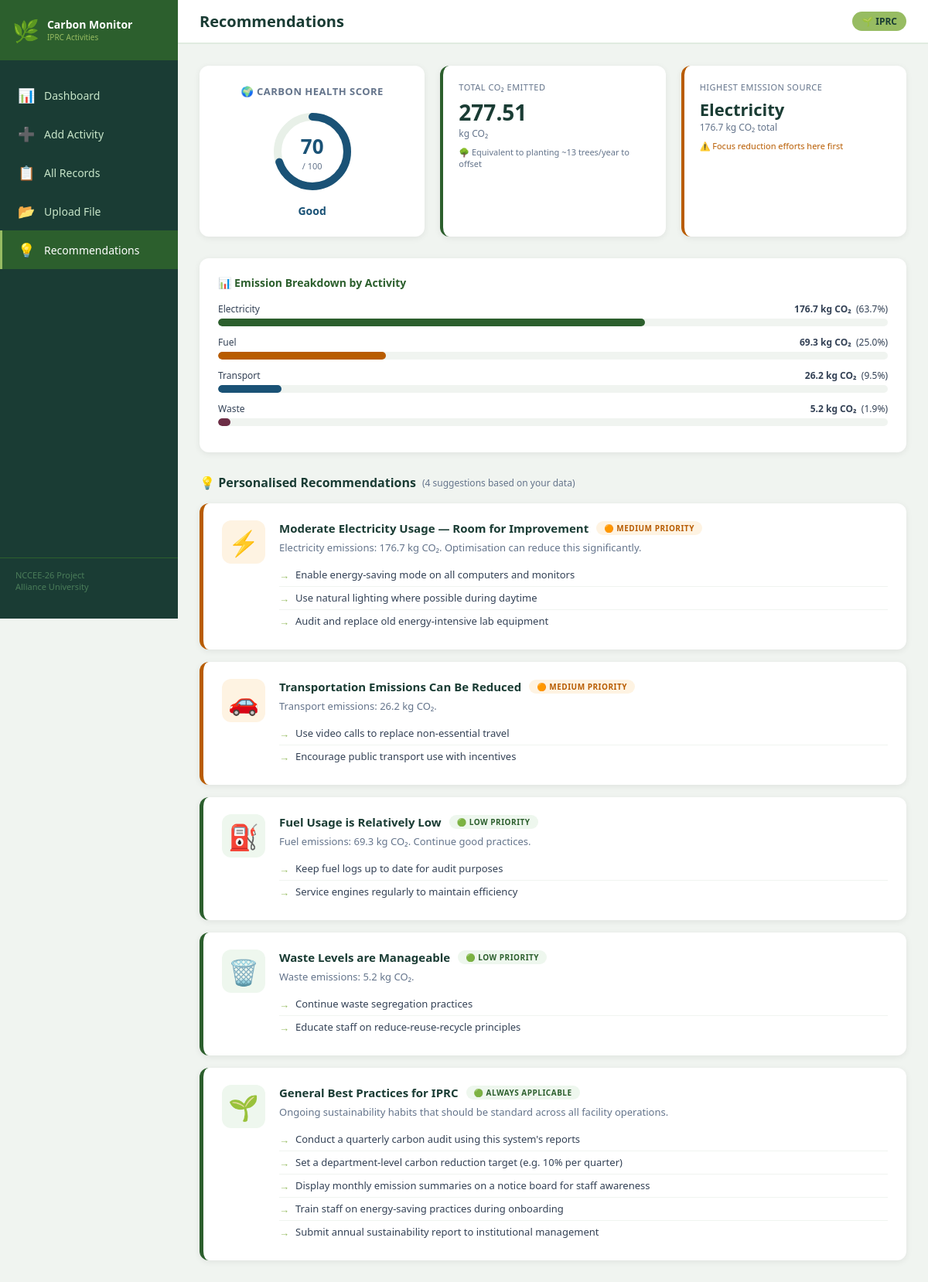
Page /recommendations on the committed database.
### tables this page shows
CREATE TABLE emissions (
            id          INTEGER PRIMARY KEY AUTOINCREMENT,
            date        TEXT    NOT NULL,
            activity    TEXT    NOT NULL,
            value       REAL    NOT NULL,
            unit        TEXT    NOT NULL,
            co2_kg      REAL    NOT NULL,
            notes       TEXT
        );

### app.py (the view, shortened to what this page needs)
@app.route('/recommendations')
def recommendations():
    conn = get_db()
    by_activity = conn.execute('''
        SELECT activity, SUM(co2_kg) as total, COUNT(*) as count, AVG(co2_kg) as avg
        FROM emissions GROUP BY activity
    ''').fetchall()
    monthly = conn.execute('''
        SELECT strftime('%Y-%m', date) as month, SUM(co2_kg) as total
        FROM emissions GROUP BY month ORDER BY month DESC LIMIT 6
    ''').fetchall()
    grand_total = conn.execute('SELECT SUM(co2_kg) as t FROM emissions').fetchone()['t'] or 0
    highest = conn.execute('''
        SELECT * FROM emissions ORDER BY co2_kg DESC LIMIT 1
    ''').fetchone()
    conn.close()
    recs = []
    totals = {r['activity']: r['total'] for r in by_activity}
    counts = {r['activity']: r['count']  for r in by_activity}
    elec = totals.get('electricity', 0)
    if elec > 0:
        if elec > 200:
            recs.append({
                'category': 'electricity',
                'priority': 'high',
                'icon': '⚡',
                'title': 'High Electricity Consumption Detected',
                'detail': f'Electricity accounts for {round(elec, 1)} kg CO₂ — your largest emission source.',
                'actions': [
                    'Switch to LED lighting across all laboratory areas',
                    'Install smart power strips to eliminate standby power usage',
                    'Schedule equipment shutdowns during non-working hours',
                    'Consider renewable energy sources (solar panels) for the facility',
                ]
            })
        elif elec > 80:
            recs.append({
                'category': 'electricity',
                'priority': 'medium',
                'icon': '⚡',
                'title': 'Moderate Electricity Usage — Room for Improvement',
                'detail': f'Electricity emissions: {round(elec, 1)} kg CO₂. Optimisation can reduce this significantly.',
                'actions': [
                    'Enable energy-saving mode on all computers and monitors',
                    'Use natural lighting where possible during daytime',
                    'Audit and replace old energy-intensive lab equipment',
                ]
            })
    trans = totals.get('transport', 0)
    if trans > 0:
        if trans > 100:
            recs.append({
                'category': 'transport',
                'priority': 'high',
                'icon': '🚗',
                'title': 'Transportation Emissions are Significant',
                'detail': f'Transport contributes {round(trans, 1)} kg CO₂ across {counts.get("transport", 0)} trips.',
                'actions': [
                    'Introduce carpooling or shared transport for staff',
                    'Shift short meetings to video conferencing instead of travel',
                    'Plan and consolidate field visits to reduce trip frequency',
                    'Consider switching to electric or hybrid vehicles for facility use',
                ]
            })
        else:
            recs.append({
                'category': 'transport',
                'priority': 'medium',
                'icon': '🚗',
                'title': 'Transportation Emissions Can Be Reduced',
                'detail': f'Transport emissions: {round(trans, 1)} kg CO₂.',
                'actions': [
                    'Use video calls to replace non-essential travel',
                    'Encourage public transport use with incentives',
                ]
            })
    fuel = totals.get('fuel', 0)
    if fuel > 0:
        if fuel > 100:
            recs.append({
                'category': 'fuel',
                'priority': 'high',
                'icon': '⛽',
                'title': 'Fuel Consumption Needs Attention',
                'detail': f'Fuel usage contributes {round(fuel, 1)} kg CO₂ to total emissions.',
                'actions': [
                    'Audit generator usage — run only when essential',
                    'Maintain equipment regularly to improve fuel efficiency',
                    'Explore solar or battery backup to reduce generator dependency',
                    'Track and log fuel usage per equipment for accountability',
                ]
            })
        else:
            recs.append({
                'category': 'fuel',
                'priority': 'low',
                'icon': '⛽',
                'title': 'Fuel Usage is Relatively Low',
                'detail': f'Fuel emissions: {round(fuel, 1)} kg CO₂. Continue good practices.',
                'actions': [
                    'Keep fuel logs up to date for audit purposes',
                    'Service engines regularly to maintain efficiency',
                ]
            })
    waste = totals.get('waste', 0)
    if waste > 0:
        if waste > 50:
            recs.append({
                'category': 'waste',
                'priority': 'high',
                'icon': '🗑️',
                'title': 'Waste Generation is Above Recommended Levels',
                'detail': f'Waste contributes {round(waste, 1)} kg CO₂. Reduction is highly recommended.',
                'actions': [
                    'Implement a waste segregation programme (recyclables vs general)',
                    'Reduce single-use plastics in laboratory and office areas',
                    'Set up composting for organic waste',
                    'Partner with certified waste recycling agencies',
                ]
            })
        else:
            recs.append({
                'category': 'waste',
                'priority': 'low',
                'icon': '🗑️',
                'title': 'Waste Levels are Manageable',
                'detail': f'Waste emissions: {round(waste, 1)} kg CO₂.',
                'actions': [
                    'Continue waste segregation practices',
                    'Educate staff on reduce-reuse-recycle principles',
                ]
            })
    if grand_total > 0:
        if grand_total < 200:
            health = {'score': 90, 'label': 'Excellent', 'color': '2c5f2d'}
        elif grand_total < 500:
            health = {'score': 70, 'label': 'Good',      'color': '1a5276'}
        elif grand_total < 1000:
            health = {'score': 45, 'label': 'Moderate',  'color': 'b85c00'}
        else:
            health = {'score': 20, 'label': 'Critical',  'color': 'c0392b'}
    else:
        health = None
    priority_order = {'high': 0, 'medium': 1, 'low': 2}
    recs.sort(key=lambda x: priority_order.get(x['priority'], 3))
    return render_template('recommendations.html',
        recs=recs,
        totals=totals,
        grand_total=round(grand_total, 2),
        health=health,
        monthly=list(reversed(monthly)),
        highest=highest,
    )

### app.py (called while the page is built)
def get_db():
    conn = sqlite3.connect(DATABASE)
    conn.row_factory = sqlite3.Row
    return conn

### templates/recommendations.html (shortened to what this page needs)
{% extends "base.html" %}
{% block page_title %}Recommendations{% endblock %}
{% block content %}
{% if not grand_total %}
<div class="no-data-box">
  <div class="nd-icon">📊</div>
  <div class="nd-title">No Emission Data Yet</div>
  <div class="nd-sub">Add some activity records first to get personalised recommendations.</div>
  <a href="/add"    class="btn btn-primary" style="margin-right:10px;">➕ Add Activity</a>
  <a href="/upload" class="btn btn-outline">📂 Upload File</a>
</div>
{% else %}
<div class="rec-top-grid">
  <div class="health-card">
    <h3>🌍 Carbon Health Score</h3>
    {% if health %}
    <div class="score-ring">
      <svg viewBox="0 0 110 110" width="110" height="110">
        <circle class="track"    cx="55" cy="55" r="45"/>
        <circle class="progress" cx="55" cy="55" r="45"
          stroke="#{{ health.color }}"
          stroke-dasharray="{{ (health.score / 100) * 282.74 | round(2) }} 282.74"
        />
      </svg>
      <div class="score-center">
        <span class="score-number" style="color:#{{ health.color }};">{{ health.score }}</span>
        <span class="score-label">/ 100</span>
      </div>
    </div>
    <div class="health-status" style="color:#{{ health.color }};">{{ health.label }}</div>
    {% endif %}
  </div>
  <div class="sum-card">
    <div class="s-label">Total CO₂ Emitted</div>
    <div class="s-val">{{ grand_total }}</div>
    <div class="s-unit">kg CO₂</div>
    <div style="font-size:11px;color:#64748b;margin-top:8px;">
      🌳 Equivalent to planting ~{{ (grand_total / 21) | int }} trees/year to offset
    </div>
  </div>
  {% set max_act = totals | dictsort(by='value') | last %}
  <div class="sum-card orange">
    <div class="s-label">Highest Emission Source</div>
    <div class="s-val" style="font-size:22px;">{{ max_act[0] | capitalize }}</div>
    <div class="s-unit">{{ max_act[1] | round(1) }} kg CO₂ total</div>
    <div style="font-size:11px;color:#b85c00;margin-top:8px;">
      ⚠️ Focus reduction efforts here first
    </div>
  </div>
</div>
<div class="breakdown-card">
  <h3>📊 Emission Breakdown by Activity</h3>
  {% set colors = {'electricity': '2c5f2d', 'fuel': 'b85c00', 'transport': '1a5276', 'waste': '6d2e46'} %}
  {% for act, val in totals.items() %}
  {% set pct = ((val / grand_total) * 100) | round(1) %}
  <div class="bar-row">
    <div class="bar-label-row">
      <span>{{ act | capitalize }}</span>
      <span><strong>{{ val | round(1) }} kg CO₂</strong> &nbsp;({{ pct }}%)</span>
    </div>
    <div class="bar-track">
      <div class="bar-fill" style="width:{{ pct }}%; background:#{{ colors.get(act, '2c5f2d') }};"></div>
    </div>
  </div>
  {% endfor %}
</div>
<div class="rec-section">
  <h2>💡 Personalised Recommendations
    <span style="font-size:12px;font-weight:400;color:#64748b;">({{ recs | length }} suggestions based on your data)</span>
  </h2>
  {% for rec in recs %}
  <div class="rec-card {{ rec.priority }}">
    <div class="rec-icon {{ rec.priority }}">{{ rec.icon }}</div>
    <div class="rec-body">
      <div class="rec-header">
        <span class="rec-title">{{ rec.title }}</span>
        <span class="priority-badge {{ rec.priority }}">
          {% if rec.priority == 'high' %}🔴 High Priority
          {% elif rec.priority == 'medium' %}🟠 Medium Priority
          {% else %}🟢 Low Priority{% endif %}
        </span>
      </div>
      <div class="rec-detail">{{ rec.detail }}</div>
      <ul class="action-list">
        {% for action in rec.actions %}
        <li>{{ action }}</li>
        {% endfor %}
      </ul>
    </div>
  </div>
  {% endfor %}
  <div class="rec-card low" style="margin-top:8px;">
    <div class="rec-icon low">🌱</div>
    <div class="rec-body">
      <div class="rec-header">
        <span class="rec-title">General Best Practices for IPRC</span>
        <span class="priority-badge low">🟢 Always Applicable</span>
      </div>
      <div class="rec-detail">Ongoing sustainability habits that should be standard across all facility operations.</div>
      <ul class="action-list">
        <li>Conduct a quarterly carbon audit using this system's reports</li>
        <li>Set a department-level carbon reduction target (e.g. 10% per quarter)</li>
        <li>Display monthly emission summaries on a notice board for staff awareness</li>
        <li>Train staff on energy-saving practices during onboarding</li>
        <li>Submit annual sustainability report to institutional management</li>
      </ul>
    </div>
  </div>
</div>
{% endif %}
{% endblock %}

### templates/base.html (style rules this page uses)
* { box-sizing: border-box; margin: 0; padding: 0; }
body { font-family: 'Segoe UI', sans-serif; background: #f0f4f0; color: #1a3c34; min-height: 100vh; display: flex; }

### templates/recommendations.html (style rules this page uses)
.rec-top-grid { display: grid; grid-template-columns: 1fr 1fr 1fr; gap: 20px; margin-bottom: 28px; }
.health-card { background: #fff; border-radius: 12px; padding: 24px; box-shadow: 0 2px 8px rgba(0,0,0,0.07); text-align: center; display: flex; flex-direction: column; align-items: center; justify-content: center; }
.health-card h3 { font-size: 13px; color: #64748b; margin-bottom: 14px; text-transform: uppercase; letter-spacing: 0.5px; }
.score-ring { position: relative; width: 110px; height: 110px; margin-bottom: 10px; }
.score-ring svg { transform: rotate(-90deg); }
.score-center { position: absolute; inset: 0; display: flex; flex-direction: column; align-items: center; justify-content: center; }
.score-number { font-size: 26px; font-weight: 800; }
.score-label { font-size: 11px; color: #64748b; }
.health-status { font-size: 14px; font-weight: 700; margin-top: 2px; }
.sum-card { background: #fff; border-radius: 12px; padding: 20px; box-shadow: 0 2px 8px rgba(0,0,0,0.07); border-left: 4px solid #2c5f2d; }
.sum-card.orange { border-left-color: #b85c00; }
.sum-card .s-label { font-size: 11px; color: #64748b; text-transform: uppercase; letter-spacing: 0.5px; margin-bottom: 6px; }
.sum-card .s-val { font-size: 28px; font-weight: 800; color: #1a3c34; }
.sum-card .s-unit { font-size: 12px; color: #64748b; }
.rec-section h2 { font-size: 16px; color: #1a3c34; margin-bottom: 16px; display: flex; align-items: center; gap: 8px; }
.rec-card { background: #fff; border-radius: 12px; padding: 22px 24px; box-shadow: 0 2px 8px rgba(0,0,0,0.07); margin-bottom: 16px; border-left: 5px solid #ccc; display: grid; grid-template-columns: auto 1fr; gap: 18px; align-items: start; }
.rec-card.medium { border-left-color: #b85c00; }
.rec-card.low { border-left-color: #2c5f2d; }
.rec-icon { font-size: 32px; width: 56px; height: 56px; display: flex; align-items: center; justify-content: center; border-radius: 12px; flex-shrink: 0; }
.rec-icon.medium { background: #fef3e2; }
.rec-icon.low { background: #eef7ee; }
.rec-body .rec-header { display: flex; align-items: center; gap: 10px; margin-bottom: 6px; flex-wrap: wrap; }
.rec-body .rec-title { font-size: 15px; font-weight: 700; color: #1a3c34; }
.priority-badge { font-size: 10px; font-weight: 700; padding: 2px 10px; border-radius: 20px; text-transform: uppercase; letter-spacing: 0.5px; }
.priority-badge.medium { background: #fef3e2; color: #b85c00; }
.priority-badge.low { background: #eef7ee; color: #2c5f2d; }
.rec-detail { font-size: 13px; color: #64748b; margin-bottom: 12px; }
.action-list { list-style: none; padding: 0; margin: 0; }
.action-list li { display: flex; align-items: flex-start; gap: 8px; font-size: 13px; color: #334155; padding: 5px 0; border-bottom: 1px solid #f0f4f0; }
.action-list li:last-child { border-bottom: none; }
.action-list li::before { content: "→"; color: #97bc62; font-weight: 700; flex-shrink: 0; margin-top: 1px; }
.breakdown-card { background: #fff; border-radius: 12px; padding: 22px 24px; box-shadow: 0 2px 8px rgba(0,0,0,0.07); margin-bottom: 28px; }
.breakdown-card h3 { font-size: 14px; color: #2c5f2d; margin-bottom: 16px; font-weight: 600; }
.bar-row { margin-bottom: 12px; }
.bar-label-row { display: flex; justify-content: space-between; font-size: 12px; color: #334155; margin-bottom: 4px; }
.bar-track { background: #f0f4f0; border-radius: 20px; height: 10px; overflow: hidden; }
.bar-fill { height: 100%; border-radius: 20px; transition: width 1s ease; }

### rows in the picture
emissions: activity "Fuel", co2_kg "69.3", pct "25.0"

### other values in the picture
{{ health.score }} "70"
{{ health.label }} "Good"
{{ grand_total }} "277.51"
{{ (grand_total / 21) | int }} "13"
{{ max_act[0] | capitalize }} "Electricity"
{{ max_act[1] | round(1) }} "176.7"
{{ act | capitalize }} "Electricity" "Transport" "Waste"
{{ val | round(1) }} "176.7" "26.2" "5.2"
{{ pct }} "63.7" "9.5" "1.9"
{{ recs | length }} "4"
{{ rec.icon }} "⚡" "🚗" "⛽" "🗑️"
{{ rec.title }} "Moderate Electricity Usage — Room for Improvement" "Transportation Emissions Can Be Reduced" "Fuel Usage is Relatively Low" "Waste Levels are Manageable"
{{ rec.detail }} "Electricity emissions: 176.7 kg CO₂. Optimisation can reduce this significantly." "Transport emissions: 26.2 kg CO₂." "Fuel emissions: 69.3 kg CO₂. Continue good practices." "Waste emissions: 5.2 kg CO₂."
{{ action }} "Enable energy-saving mode on all computers and monitors" "Use natural lighting where possible during daytime" "Audit and replace old energy-intensive lab equipment" "Use video calls to replace non-essential travel" "Encourage public transport use with incentives" "Keep fuel logs up to date for audit purposes" "Service engines regularly to maintain efficiency" "Continue waste segregation practices" "Educate staff on reduce-reuse-recycle principles"
